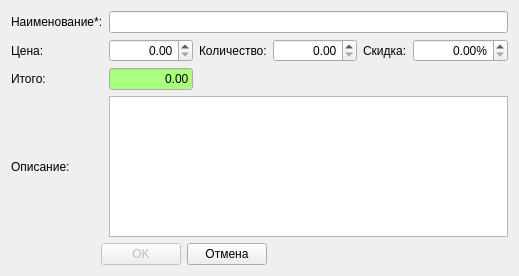
<?xml version="1.0" encoding="UTF-8"?>
<ui version="4.0">
 <class>DialogProductItem</class>
 <widget class="QDialog" name="DialogProductItem">
  <property name="geometry">
   <rect>
    <x>0</x>
    <y>0</y>
    <width>473</width>
    <height>276</height>
   </rect>
  </property>
  <property name="windowTitle">
   <string>Добавить позицию в заказ</string>
  </property>
  <layout class="QGridLayout" name="gridLayout">
   <item row="0" column="0">
    <widget class="QLabel" name="label_2">
     <property name="text">
      <string>Наименование*:</string>
     </property>
    </widget>
   </item>
   <item row="0" column="1" colspan="5">
    <widget class="QLineEdit" name="lineEditName"/>
   </item>
   <item row="1" column="0">
    <widget class="QLabel" name="label_3">
     <property name="text">
      <string>Цена:</string>
     </property>
    </widget>
   </item>
   <item row="1" column="1">
    <widget class="QDoubleSpinBox" name="doubleSpinBoxPrice">
     <property name="maximumSize">
      <size>
       <width>16777215</width>
       <height>16777215</height>
      </size>
     </property>
     <property name="alignment">
      <set>Qt::AlignRight|Qt::AlignTrailing|Qt::AlignVCenter</set>
     </property>
     <property name="maximum">
      <double>16777215.000000000000000</double>
     </property>
    </widget>
   </item>
   <item row="1" column="2">
    <widget class="QLabel" name="label_4">
     <property name="text">
      <string>Количество:</string>
     </property>
    </widget>
   </item>
   <item row="1" column="3">
    <widget class="QDoubleSpinBox" name="doubleSpinBoxCount">
     <property name="maximumSize">
      <size>
       <width>16777215</width>
       <height>16777215</height>
      </size>
     </property>
     <property name="alignment">
      <set>Qt::AlignRight|Qt::AlignTrailing|Qt::AlignVCenter</set>
     </property>
     <property name="maximum">
      <double>16777215.000000000000000</double>
     </property>
    </widget>
   </item>
   <item row="1" column="4">
    <widget class="QLabel" name="label_5">
     <property name="text">
      <string>Скидка:</string>
     </property>
    </widget>
   </item>
   <item row="1" column="5">
    <widget class="QDoubleSpinBox" name="doubleSpinBoxDiscount">
     <property name="maximumSize">
      <size>
       <width>16777215</width>
       <height>16777215</height>
      </size>
     </property>
     <property name="alignment">
      <set>Qt::AlignRight|Qt::AlignTrailing|Qt::AlignVCenter</set>
     </property>
     <property name="suffix">
      <string>%</string>
     </property>
     <property name="maximum">
      <double>16777215.000000000000000</double>
     </property>
    </widget>
   </item>
   <item row="2" column="0">
    <widget class="QLabel" name="label_6">
     <property name="text">
      <string>Итого:</string>
     </property>
    </widget>
   </item>
   <item row="3" column="0">
    <widget class="QLabel" name="label_7">
     <property name="text">
      <string>Описание:</string>
     </property>
    </widget>
   </item>
   <item row="3" column="1" colspan="5">
    <widget class="QPlainTextEdit" name="plainTextEditNote"/>
   </item>
   <item row="4" column="0" colspan="3">
    <layout class="QHBoxLayout" name="horizontalLayout">
     <item>
      <spacer name="horizontalSpacer">
       <property name="orientation">
        <enum>Qt::Horizontal</enum>
       </property>
       <property name="sizeHint" stdset="0">
        <size>
         <width>40</width>
         <height>20</height>
        </size>
       </property>
      </spacer>
     </item>
     <item>
      <widget class="QPushButton" name="pushButtonOK">
       <property name="enabled">
        <bool>false</bool>
       </property>
       <property name="text">
        <string>OK</string>
       </property>
      </widget>
     </item>
     <item>
      <widget class="QPushButton" name="pushButtonCancel">
       <property name="text">
        <string>Отмена</string>
       </property>
      </widget>
     </item>
    </layout>
   </item>
   <item row="2" column="1">
    <widget class="QLineEdit" name="lineEditSumTotal">
     <property name="palette">
      <palette>
       <active>
        <colorrole role="Base">
         <brush brushstyle="SolidPattern">
          <color alpha="255">
           <red>170</red>
           <green>255</green>
           <blue>127</blue>
          </color>
         </brush>
        </colorrole>
       </active>
       <inactive>
        <colorrole role="Base">
         <brush brushstyle="SolidPattern">
          <color alpha="255">
           <red>170</red>
           <green>255</green>
           <blue>127</blue>
          </color>
         </brush>
        </colorrole>
       </inactive>
       <disabled>
        <colorrole role="Base">
         <brush brushstyle="SolidPattern">
          <color alpha="255">
           <red>240</red>
           <green>240</green>
           <blue>240</blue>
          </color>
         </brush>
        </colorrole>
       </disabled>
      </palette>
     </property>
     <property name="text">
      <string>0.00</string>
     </property>
     <property name="alignment">
      <set>Qt::AlignRight|Qt::AlignTrailing|Qt::AlignVCenter</set>
     </property>
     <property name="readOnly">
      <bool>true</bool>
     </property>
    </widget>
   </item>
  </layout>
 </widget>
 <resources/>
 <connections/>
</ui>
